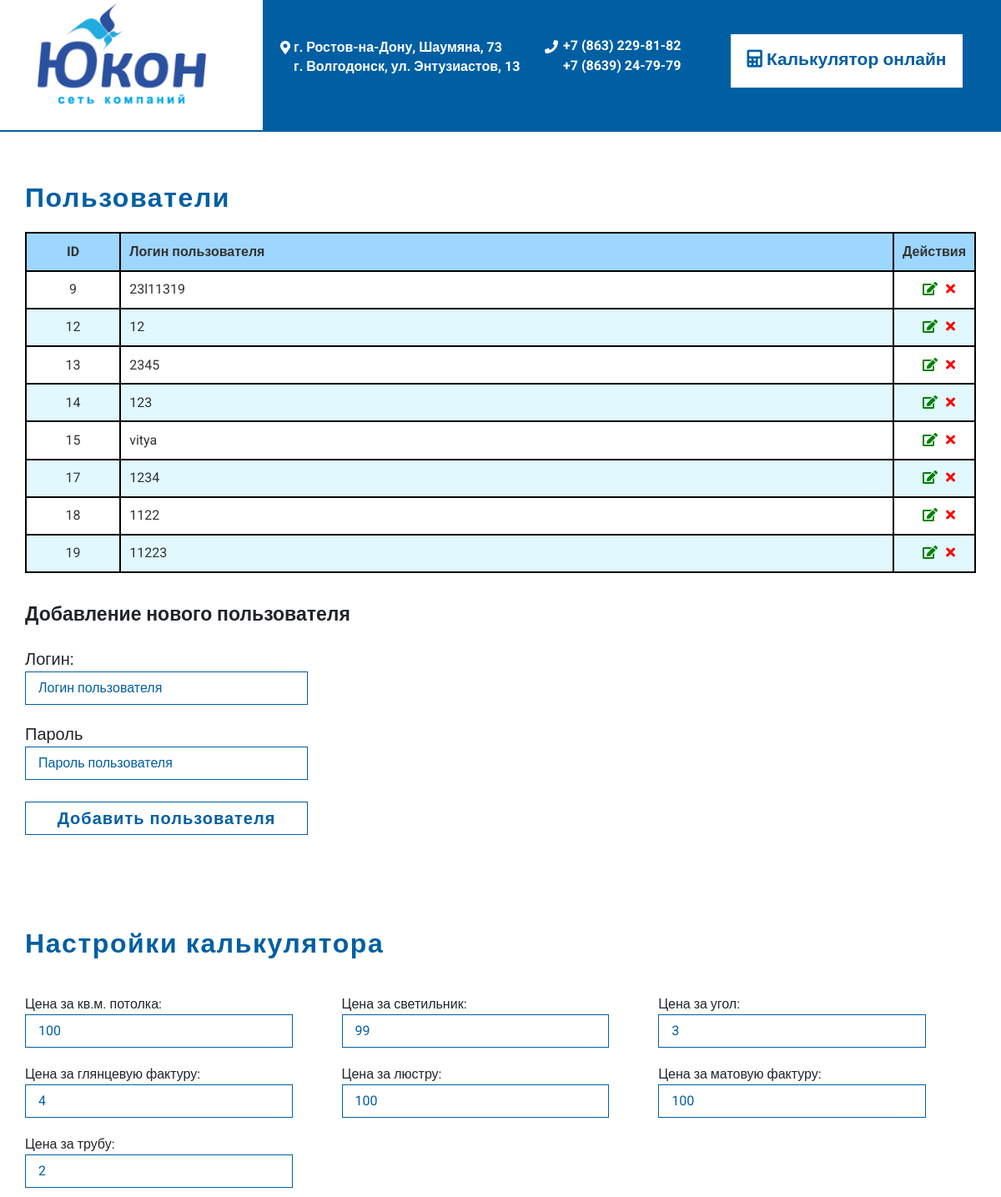
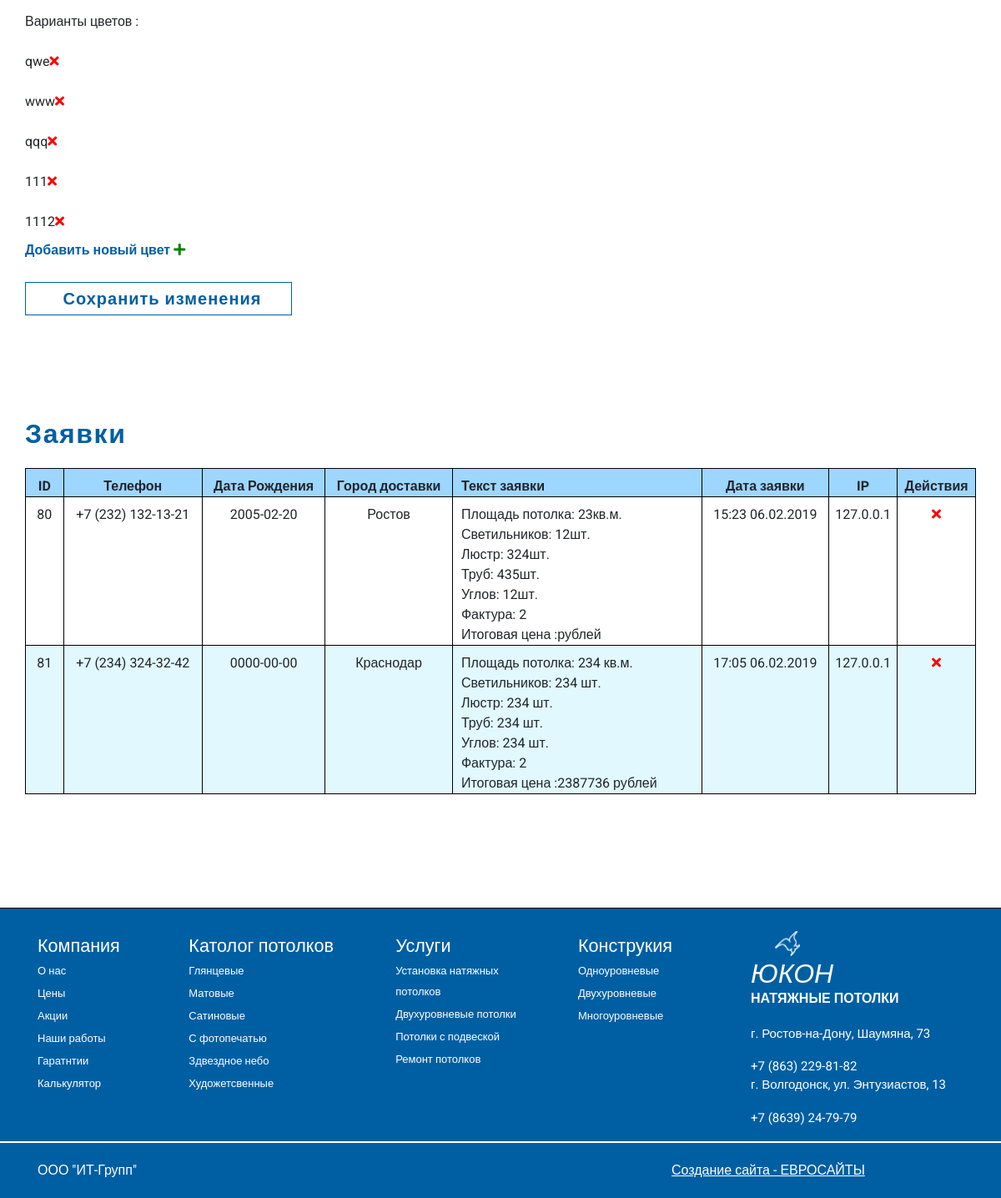
/admin.php (signed in), run on the app's committed database (2 pictures, top to bottom).
### tables this page shows
CREATE TABLE `users` (
  `id_user` int(11) NOT NULL,
  `login_user` varchar(200) NOT NULL,
  `password_user` varchar(200) NOT NULL
);

CREATE TABLE `settings` (
  `id_settings` int(3) NOT NULL,
  `price_square_m` decimal(10,0) NOT NULL,
  `price_lamp` decimal(10,0) NOT NULL,
  `price_chandelier` decimal(10,0) NOT NULL,
  `price_tube` decimal(10,0) NOT NULL,
  `price_corner` decimal(10,0) NOT NULL,
  `price_glossy` decimal(10,0) NOT NULL,
  `price_matt` decimal(10,0) NOT NULL,
  `color` varchar(100) NOT NULL
);

CREATE TABLE `request` (
  `id_request` int(3) NOT NULL,
  `city` varchar(100) NOT NULL,
  `birthday` date NOT NULL,
  `phone` varchar(30) NOT NULL,
  `text` text NOT NULL,
  `date` datetime NOT NULL,
  `ip_user` varchar(30) NOT NULL
);

### assets/class/db.class.php (called while the page is built, shortened)
<?php
Class DB
{
	protected $db;
    static private $instance = null;
    private function __construct()
    {
        $this->db = new mysqli("localhost", "root", "", "task3");
    }
    static function getInstance()
    {
        if (self::$instance == null) {
            self::$instance = new self();
        }
        return self::$instance;
    }
    public function query($sql)
    {
        return $this->db->query($sql);
    }
}

### assets/class/user.class.php (called while the page is built, shortened)
<?php
class User
{
	static function SelectAllUsers()
	{
		$users = array();
		$conn=DB::getInstance();
		$sql = "SELECT  `login_user`,`id_user` FROM `users`";
		$result = $conn->query($sql);
		while ($user_name = $result->fetch_assoc())
		{
			$users[] = $user_name;
		}
		return $users;
	}
}

### assets/class/calculator.class.php (called while the page is built, shortened)
<?
require_once($_SERVER["DOCUMENT_ROOT"]."/assets/class/db.class.php");
class Calculator
{
	static function selectSettings()
	{
		$settings = array();
		$conn = DB::getInstance();
		$sql = "SELECT * FROM `settings`";
		$result = $conn->query($sql);
		while ($setting_name = $result->fetch_assoc())
		{
			$settings[] = $setting_name;
		}
		return $settings[0];
	}
	static function showAllColor(){
		$color_array = array();
		$conn=DB::getInstance();
		$sql = "SELECT `color` FROM `settings`";
		$allColor = $conn->query($sql);
		while ($setting_name = $allColor->fetch_assoc())
		{
			$color_array[] = $setting_name;
		}
		return (array)(json_decode($color_array[0][color]));
	}
}

### assets/class/application.class.php (called while the page is built, shortened)
<?php
Class Application
{
	static function selectAllApplications()
	{
		$applications = array();
		$conn=DB::getInstance();
		$sql = "SELECT  * FROM `request`";
		$result = $conn->query($sql);
		while ($application = $result->fetch_assoc())
		{
			$applications[] = $application;
		}
		return $applications;
	}
}

### admin.php (the view, shortened to what this page needs)
<?
$listUsers = User::SelectAllUsers();
$listSettings = Calculator::selectSettings();
print_r($list);
$allColor1=Calculator::showAllColor();
$allApplications = Application::selectAllApplications();
?>
<!DOCTYPE html>
<html lang="ru">
<head>
  <link href="assets/css/bootstrap.min.css" rel="stylesheet">
  <link rel="stylesheet" href="assets/css/nice-select.css">
  <link rel="stylesheet" href="assets/css/jquery-ui.min.css">
  <link rel="stylesheet" href="assets/css/reset.css">
  <link href="assets/css/style.css" rel="stylesheet">
  <link href="assets/css/adaptive.css" rel="stylesheet">
  <link rel="stylesheet" href="https://use.fontawesome.com/releases/v5.6.3/css/all.css">
</head>
<body>
  <header>
    <div class="container" >
      <div class="row">
        <div class="col-xl-3 col-lg-3 col-md-4  with-white">
          <div class="mob-content">
        <a href="#">
          <img src="assets/img/logo.png" alt="">
        </a>
      </div>
    </div>
    <div class="col-xl-4 col-lg-4 col-md-5  d-none d-md-block top-fields">
      <address class="top-gorod"><i class="fas fa-map-marker-alt marker"></i>
        г. Ростов-на-Дону, Шаумяна, 73
        <br>
        г. Волгодонск, ул. Энтузиастов, 13
      </address>
    </div>
    <div class="col-xl-2 col-lg-2 col-md-3 d-none d-md-block top-fields">
      <span class="phone-info"> <i class="fas fa-phone fad2"></i>
        <a href="tel:+78632298182">
          +7 (863) 229-81-82
        </a>
        <br>
        <a href="tel:+78632298182">
          +7 (8639) 24-79-79
        </a>
      </span>
    </div>
    <div class="col-xl-3 col-lg-3 d-none d-md-block top-fields">
      <a href="#" class="calc-top">
        <i class="fas fa-calculator"></i>
        Калькулятор онлайн
      </a>
    </div>
  </div>
</div>
</header>
<hr style="margin-top: 0;border: 1px solid #005FA3;">
<div class="wrapper">
  <div class="container">
    <div class="row">
      <div class="users">
        <div class="name">
          <h2>Пользователи</h2>
        </div>
        <div id="users-contain" class="ui-widget">
          <table id="users" class="ui-widget ui-widget-content">
            <thead>
              <tr class="title-table ui-widget-header ">
                <td class="first-colum">ID</td>
                <td>Логин пользователя</td>
                <td>Действия</td>
              </tr>
            </thead>
            <tbody>
              <?
              foreach ($listUsers as $value){
                echo'<tr class="give-child ">';
                echo '<td class="first-colum" data-id ="'.$value['id_user'].'">'.$value['id_user'].'</td>';
                echo '<td class="second-colum" data-id ="'.$value['id_user'].'">'.$value['login_user'].'</td>';
                echo '<td class="third-colum"><i class="fas fa-edit select-user" data-id="'.$value['id_user'].'"></i><i class="fas fa-times delete-user" data-id = "'.$value['id_user'].'"></i></td>';
                echo '</tr>';
              }
              ?>
            </tbody>
          </table>
        </div>
        <div class="add-new">
          <form method="Post">
            <span class="head">Добавление нового пользователя</span>
            <div class="log">
              <span class="log-pass">Логин:</span>
              <input type="text" name="login" id="login" placeholder="Логин пользователя">
            </div>
            <div class="pass">
              <span class="log-pass">Пароль</span>
              <input type="text" name="pass" id="pass" placeholder="Пароль пользователя" >
            </div>
            <input  type="submit" name="ok-add" id="ok-add-user" value="Добавить пользователя">
          </form>
        </div>
        <form method="POST">
          <div class="settings">
            <h2>Настройки калькулятора</h2>
            <div class="price">
              <span> Цена за кв.м. потолка:</span>
              <input type="text" id="price_square_m" value="<?=$listSettings['price_square_m']?>">
            </div>
            <div class="price">
              <span> Цена за светильник:</span>
              <input type="text" id="price_lamp" value="<?=$listSettings['price_lamp']?>">
            </div>
            <div class="price">
              <span> Цена за угол:</span>
              <input type="text" id="price_corner" value="<?=$listSettings['price_corner']?>">
            </div>
            <div class="price">
              <span> Цена за глянцевую фактуру:</span>
              <input type="text" id="price_glossy" value="<?=$listSettings['price_glossy']?>">
            </div>
            <div class="price">
              <span> Цена за люстру:</span>
              <input type="text" id="price_chandelier" value="<?=$listSettings['price_chandelier']?>">
            </div>
            <div class="price">
              <span> Цена за матовую фактуру:</span>
              <input type="text" id="price_matt" value="<?=$listSettings['price_matt']?>">
            </div>
            <div class="price">
              <span> Цена за трубу:</span>
              <input type="text" id="price_tube" value="<?=$listSettings['price_tube']?>">
            </div>
            <div class="setting-color">
              <div class="colors">
                Варианты цветов :
                <?php
                foreach ($allColor1 as $value)
                {
                  ?>
                  <div class="div-color">
                   <br><?=$value;?><i class="fas fa-times delete-color" data-color='<?=$value;?>'></i>
                 </div>
                 <?php
               }
               ?>
             </div>
            <span class="span-add-color openwnd" >Добавить новый цвет <i class="fas fa-plus add-color"></i></span>
          </div>
          <div class="price-submit">
            <input class="ok-set" type="submit" id="ok-set" name="ok-settings" value="Сохранить изменения">
          </div>
        </div>
      </form>
      <div class="applications">
        <h2>Заявки</h2>
        <div class="table-applications">
          <table class="allApplications">
            <tr class="title-table">
              <td>ID</td>
              <td>Телефон</td>
              <td>Дата Рождения</td>
              <td>Город доставки</td>
              <td class="text-app">Текст заявки</td>
              <td>Дата заявки</td>
              <td>IP</td>
              <td>Действия</td>
            </tr>
            <?
            foreach ($allApplications as $value){
              ?>
              <tr class="give-child-second">
                <td class="first-colum-app"><?=$value['id_request'];?></td>
                <td><?=$value['phone'];?></td>
                <td ><?=$value['birthday'];?></td>
                <td ><?=$value['city'];?></td>
                <td class="text-app" ><?=$value['text'];?></td>
                <td ><?=date("H:i d.m.Y ",strtotime($value['date']));?></td>
                <td ><?=$value['ip_user'];?></td>
                <td class="delete-app" ><i class="fas fa-times delete-application" data-id = "<?=$value['id_request'];?>"></i></td>
              </tr>
              <?php
            }
            ?>
          </table>
        </div>
      </div>
    </div>
  </div>
</div>
<footer>
  <div class="container">
    <div class="row">
      <div class="col-xl-9 col-lg-9 col-md-7 bot-col">
        <div class="bot-menu">
          <div class="footer-menu  footer-menu-company">
            <h3 class=" arr">Компания</h3>
            <ul>
              <li><a href="#">О нас</a></li>
              <li><a href="#">Цены</a></li>
              <li><a href="#">Акции</a></li>
              <li><a href="#">Наши работы</a></li>
              <li><a href="#">Гаратнтии</a></li>
              <li><a href="#">Калькулятор</a></li>
            </ul>
          </div>
          <div class="footer-menu footer-menu-catalog">
            <h3>Католог потолков</h3>
            <ul>
              <li><a href="#">Глянцевые</a></li>
              <li><a href="#">Матовые</a></li>
              <li><a href="#">Сатиновые</a></li>
              <li><a href="#">С фотопечатью</a></li>
              <li><a href="#">Здвездное небо</a></li>
              <li><a href="#">Художетсвенные</a></li>
            </ul>
          </div>
          <div class="footer-menu footer-menu-service">
            <h3>Услуги</h3>
            <ul>
              <li><a href="#">Установка натяжных <br>
              потолков</a></li>
              <li><a href="#">Двухуровневые потолки</a></li>
              <li><a href="#">Потолки с подвеской</a></li>
              <li><a href="#">Ремонт потолков</a></li>
            </ul>
          </div>
          <div class="footer-menu footer-menu-design">
            <h3>Конструкия</h3>
            <ul>
              <li><a href="#">Одноуровневые</a></li>
              <li><a href="#">Двухуровневые</a></li>
              <li><a href="#">Многоуровневые</a></li>
            </ul>
          </div>
        </div>
      </div>
      <div class="col-xl-3 col-lg-3 col-md-5">
        <div class="info-bot">
          <a class="bot-href" href="#">
            <img src="assets/img/silyet.png" class="logo-bot" alt="">
            <h2 class="foot-info-logo">Юкон</h2>
            <h3 class="foot-info">Натяжные потолки</h3></a>
            <br>
            <div class="bot-address">
              <address>
                г. Ростов-на-Дону, Шаумяна, 73
              </address>
              <a href="tel:+78632298182">+7 (863) 229-81-82</a>
            </div>
            <div class="bot-address">
              <address>
                г. Волгодонск, ул. Энтузиастов, 13
              </address>
              <a href="tel:+78632298182">
                +7 (8639) 24-79-79
              </a>
            </div>
          </div>
        </div>
      </div>
    </div>
    <hr class="hr2">
    <div class="container">
      <div class="row">
        <div class="foot1 col-lg-8 col-md-7 col-sm-6 col-6">
          ООО "ИТ-Групп"
        </div>
        <div class="foot2 col-lg-4 col-md-5 col-sm-6 col-6">
          <a href="#">
            Создание сайта - ЕВРОСАЙТЫ
          </a>
        </div>
      </div>
    </div>
  </footer>
</body>
</html>

### data on the page
users: id_user "9", login_user "23l11319"
users: id_user "12", login_user "12"
users: id_user "13", login_user "2345"
users: id_user "14", login_user "123"
users: id_user "15", login_user "vitya"
users: id_user "17", login_user "1234"
users: id_user "18", login_user "1122"
users: id_user "19", login_user "11223"
settings: price_square_m "100", price_lamp "99", price_corner "3", price_glossy "4", price_chandelier "100", price_matt "100", price_tube "2", color "qwe", color "www", color "qqq", color "111", color "1112"
request: id_request "80", phone "+7 (232) 132-13-21", birthday "2005-02-20", city "Ростов", text "Площадь потолка: 23кв.м. Светильников: 12шт. Люстр: 324шт. Труб: 435шт. Углов: 12шт. Фактура: 2 Итоговая цена :рублей", date "15:23 06.02.2019", ip_user "127.0.0.1"
request: id_request "81", phone "+7 (234) 324-32-42", birthday "0000-00-00", city "Краснодар", text "Площадь потолка: 234 кв.м. Светильников: 234 шт. Люстр: 234 шт. Труб: 234 шт. Углов: 234 шт. Фактура: 2 Итоговая цена :2387736 рублей", date "17:05 06.02.2019", ip_user "127.0.0.1"
